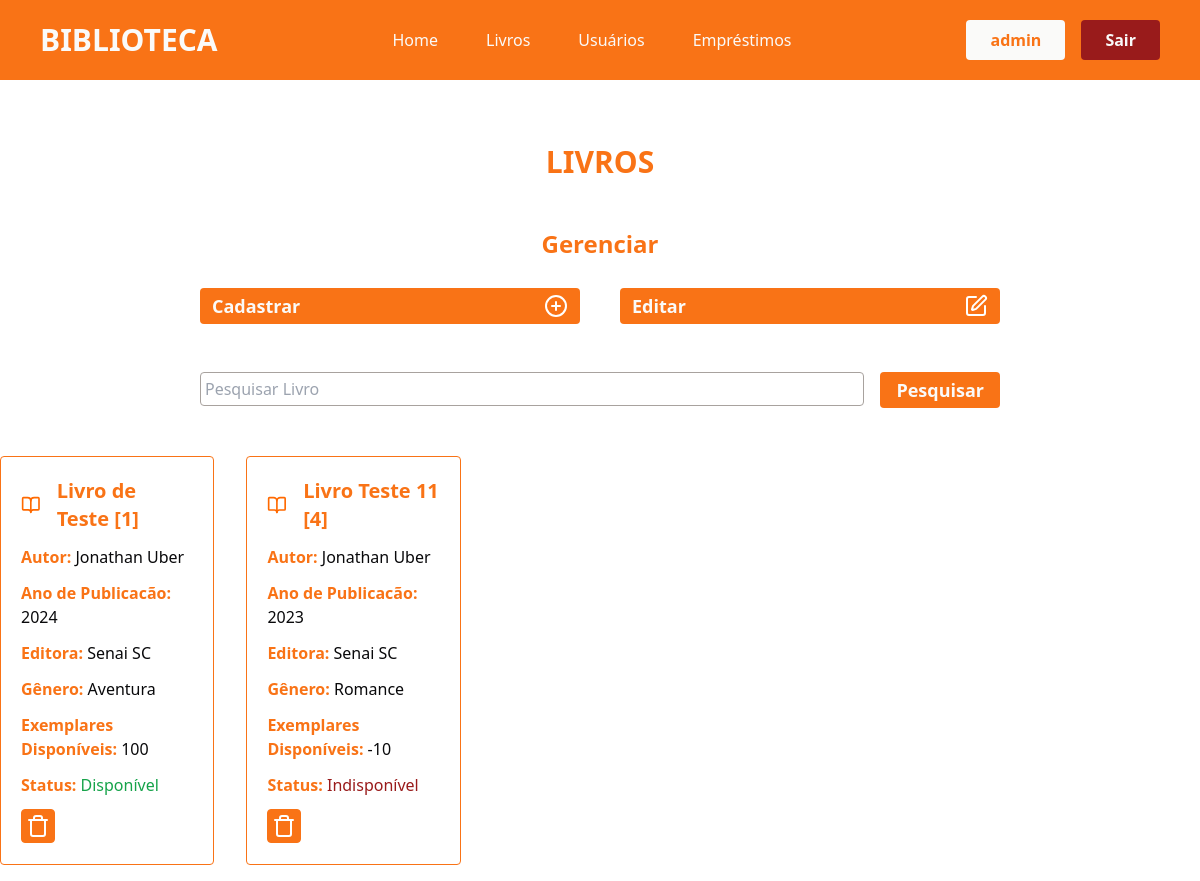
Before: /livros/ (signed in) with the older database file.
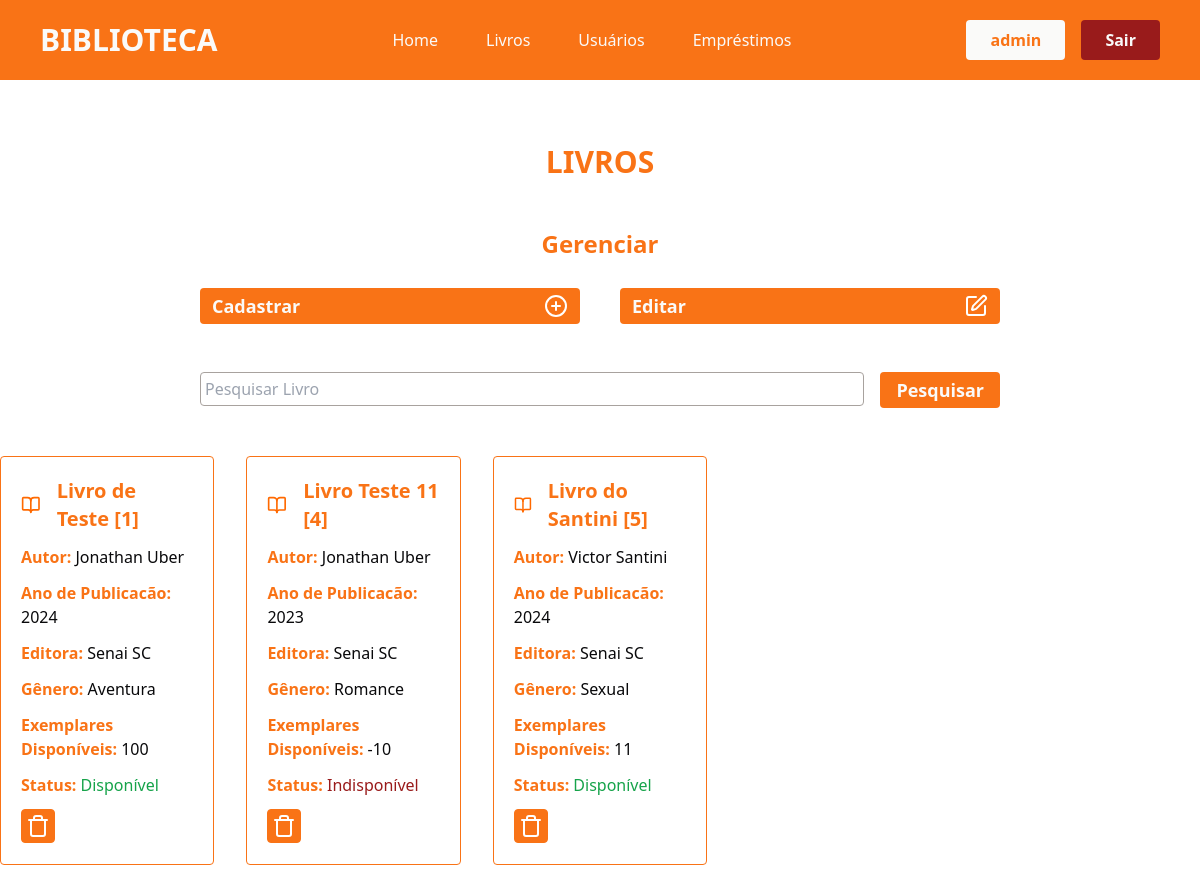
After: the same page with the newer database file.
### app/models.py (models this page shows)
class User(db.Model, UserMixin):
    id = db.Column(db.Integer, primary_key=True)
    nome = db.Column(db.String(100), nullable=True)
    telefone = db.Column(db.String(100), nullable=True)
    email = db.Column(db.String(100), nullable=True)
    senha = db.Column(db.String(100), nullable=True)
    emprestimos = db.relationship('Emprestimo', backref='user', lazy=True)

class Livro(db.Model):
    id = db.Column(db.Integer, primary_key=True)
    titulo = db.Column(db.String(100), nullable=True)
    autor = db.Column(db.String(100), nullable=True)
    editora = db.Column(db.String(100), nullable=True)
    anoPublicacao = db.Column(db.Integer, nullable=True)
    genero = db.Column(db.String(100), nullable=True)
    quantidade_disponivel = db.Column(db.Integer, nullable=True)
    status = db.Column(db.String(100), nullable=True)
    emprestimos = db.relationship('Emprestimo', backref='livro', lazy=True)

### app/views.py (the view)
@app.route('/livros/')
@login_required
def livros():
    if request.method == 'GET':
        pesquisa = request.args.get('pesquisa', '')
    dados = Livro.query.order_by('genero')
    if pesquisa != '':
        dados = dados.filter(Livro.titulo.ilike(f'%{pesquisa}%'))
    livros = {'dados' : dados.all()}
    return render_template('livros.html', livros=livros)

### app/models.py (called while the page is built)
@login_manager.user_loader
def load_user(user_id):
    return User.query.get(user_id)

### app/templates/livros.html (shortened to what this page needs)
{% extends "head.html" %}
{% block content %}
<div class="container-livros flex flex-col justify-center align-center">
    <div class="titulo mt-[4rem] flex-col justify-center items-center">
        <h2 class="text-3xl text-center text-orange-500 font-bold">LIVROS </h2>
    </div>
    {% if current_user.email == 'admin@gmail.com' %}
    <div class="container-livros flex justify-center">
        <div class="gerenciar flex flex-col justify-center mt-[3rem] w-[800px]">
            <h2 class="text-center text-2xl text-orange-500 font-semibold">Gerenciar</h2>
            <div class="botoes grid grid-cols-2 gap-10">
                <a href="{{url_for('livro_cadastro')}}" class="bg-orange-500 text-stone-50 font-semibold text-lg mt-7 rounded py-1 px-3 flex flex-row justify-between items-center hover:bg-orange-700 cursor-pointer transition-all duration-500">Cadastrar <svg xmlns="http://www.w3.org/2000/svg" width="24" height="24" viewBox="0 0 24 24" fill="none" stroke="white" stroke-width="2" stroke-linecap="round" stroke-linejoin="round" class="lucide lucide-circle-plus-icon lucide-circle-plus"><circle cx="12" cy="12" r="10"/><path d="M8 12h8"/><path d="M12 8v8"/></svg></a>
                <a href="" class="bg-orange-500 text-stone-50 font-semibold text-lg mt-7 rounded py-1 px-3 flex flex-row justify-between items-center hover:bg-orange-700 cursor-pointer transition-all duration-500">Editar </a>
            </div>
        </div>
    </div>
    {% endif %}
    <div class="pesquisa mt-[3rem] flex justify-center">
        <form action="" method="get" class="flex flex-row gap-4 w-[800px]">
                <div class="w-full">
                    <input type="text" name="pesquisa" class="w-full border-[1px] rounded border-stone-400 px-1 py-1 outline-orange-500 outline-2" placeholder="Pesquisar Livro">
                </div>
                <div class="w-70">
                    <button type="submit" class="bg-orange-500 w-full text-stone-50 font-semibold text-lg rounded py-1 px-4 hover:bg-orange-700 cursor-pointer transition-all duration-500">Pesquisar</button>
                </div>
            </form>
    </div>
    <section class="usuarios flex justify-center mt-[3rem]">
        <div class="lista-usuarios grid grid-cols-5 gap-[2rem] mb-[1rem]">
            {% for livro in livros.dados %}
                <div class="card-usuario border-orange-500 border-[1px] rounded p-5">
                    <div class="nome-svg flex flex-row gap-4 items-center justify-start">
                        <h2 class="text-xl font-semibold text-orange-500">{{livro.titulo}} [{{livro.id}}]</h2>
                    </div>
                    <p class="mt-3 text-orange-500 font-semibold">Autor: <span class="text-zinc-950 font-normal">{{livro.autor}}</span></p>
                    <p class="mt-3 text-orange-500 font-semibold">Ano de Publicacão: <span class="text-zinc-950 font-normal">{{livro.anoPublicacao}}</span></p>
                    <p class="mt-3 text-orange-500 font-semibold">Editora: <span class="text-zinc-950 font-normal">{{livro.editora}}</span></p>
                    <p class="mt-3 text-orange-500 font-semibold">Gênero: <span class="text-zinc-950 font-normal">{{livro.genero}}</span></p>
                    <p class="mt-3 text-orange-500 font-semibold">Exemplares Disponíveis: <span class="text-zinc-950 font-normal">{{livro.quantidade_disponivel}}</span></p>
                    <p class="mt-3 mb-3 text-orange-500 font-semibold">Status:{% if livro.status == 'Indisponível' %} <span class="text-red-800 font-normal">{{livro.status}}</span> {% else %} <span class="text-green-600 font-normal">{{livro.status}}</span> {% endif %} </p>
                   {% if current_user.email == 'admin@gmail.com' %}
                    <form action="{{ url_for('delete_livro', id=livro.id) }}" method="POST" style="display:inline;">
                            <button type="submit" class="border border-orange-500 p-1 rounded bg-orange-500"
                                    onclick="return confirm('Tem certeza que deseja excluir este livro?');">
                            </button>
                        </form>
                    {% endif %}
                </div>
            {% endfor %}
        </div>
    </section>
</div>
{% endblock %}

### app/templates/head.html (shortened to what this page needs)
<!DOCTYPE html>
<html lang="pt-br" class="box-border">
<head>
    <link rel="stylesheet" href="{{ url_for('static', filename='style.css') }}">
    <script src="https://cdn.tailwindcss.com"></script>
</head>
<body>
        {% block content %} {% endblock %}
</body>
</html>

### app/templates/header.html (shortened to what this page needs)
{% extends "head.html" %}
{% block content %}
<header class="font-sans px-10 py-5 bg-orange-500">
    <div class="container-header flex justify-between items-center">
        <div class="logo text-stone-50 font-bold text-3xl">
            <h1>BIBLIOTECA</h1>
        </div>
        <nav class="nav flex gap-12 text-stone-50 font-medium">
            <a href="{{ url_for('homepage') }}">Home</a>
            <a href="{{ url_for('livros') }}">Livros</a>
             {% if current_user.email == 'admin@gmail.com'%}
             <a href="{{ url_for('usuarios') }}">Usuários</a>
            {% endif %}
            <a href="{{ url_for('emprestimos') }}">Empréstimos</a>
        </nav>
        <div class="login flex gap-4">
            {% if current_user.is_authenticated %}
            <p class="bg-stone-50 px-6 py-2 text-orange-500 rounded font-semibold">{{current_user.nome}}</p>
                <a href="{{ url_for('logout') }}" class="bg-red-800 px-6 py-2 text-stone-50 rounded font-semibold cursor-pointer hover:bg-red-900 transition-all duration-500">Sair</a>
            {% endif %}
        </div>
    </div>
</header>
{% endblock %}

Changed rows visible on the page:
added Livro: titulo "Livro do Santini", id "5", autor "Victor Santini", anoPublicacao "2024", editora "Senai SC", genero "Sexual", quantidade_disponivel "11", status "Disponível"
